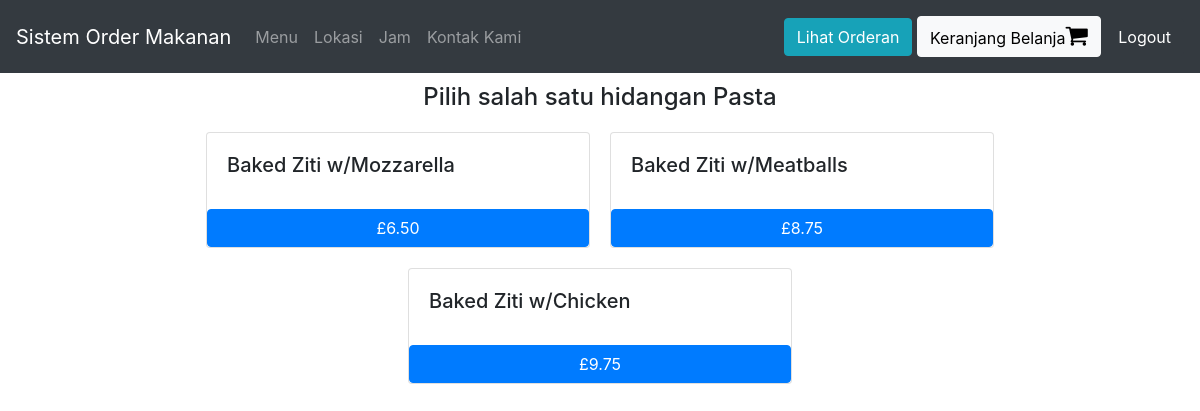
/Pasta (signed in), run on the app's committed database.
### orders/models.py (models this page shows)
class Pasta(models.Model):
    dish_name = models.CharField(max_length=200)
    price = models.DecimalField(max_digits=6, decimal_places=2)
    def __str__(self):
        return f"{self.dish_name}"

### orders/views.py (the view)
# urls.py: path("Pasta", views.pasta, name="pasta"),
def pasta(request):
    if request.user.is_authenticated:
        return render(request, "orders/pasta.html", context = {"dishes":Pasta.objects.all})
    else:
        return redirect("orders:login")

### orders/templates/orders/pasta.html
{% extends 'orders/header.html' %}
{% block content %}
    <div class="container">
      <h4 style="margin:10px; text-align:center;"> Pilih salah satu hidangan Pasta </h4>
      <div class="row justify-content-center">
        {% for dish in dishes %}
            <div class="card" id="regular_pizza_card" style="width: 24rem; margin:10px;">
              <div class="card-body">
                <h5 class="card-title" >{{dish}}</h5>
              </div>
              <button class="btn btn-primary" onclick="add_to_cart({item_description:'{{dish}}' , price:{{dish.price}} })">£{{dish.price}}</button>
            </div>
        {% endfor %}
      </div>
    </div>
{% endblock %}

### data on the page
Pasta: dish_name "Baked Ziti w/Mozzarella", price "6.50"
Pasta: dish_name "Baked Ziti w/Meatballs", price "8.75"
Pasta: dish_name "Baked Ziti w/Chicken", price "9.75"
